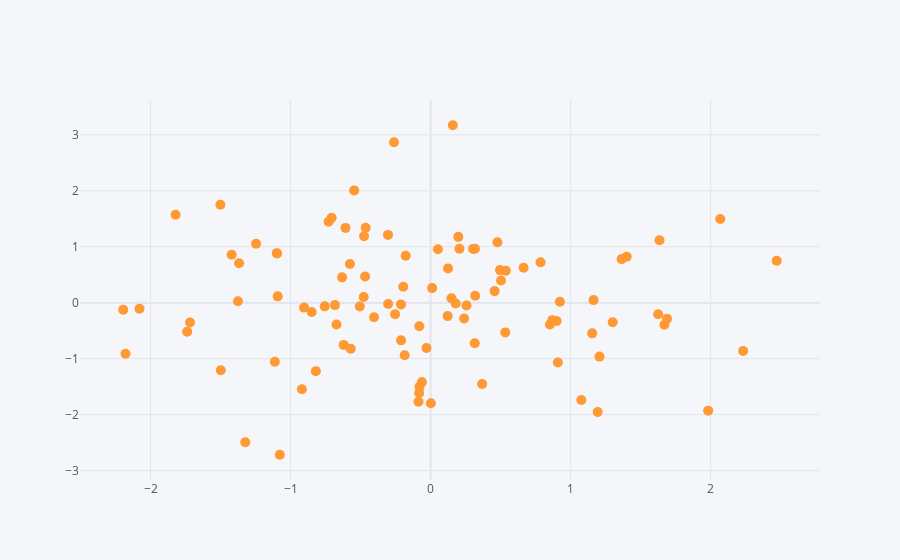

The code cell stored with this chart in its notebook:
### Code cell
df.iplot(kind='scatter',x='A',y='B',mode='markers',size=10)
plt.show()
